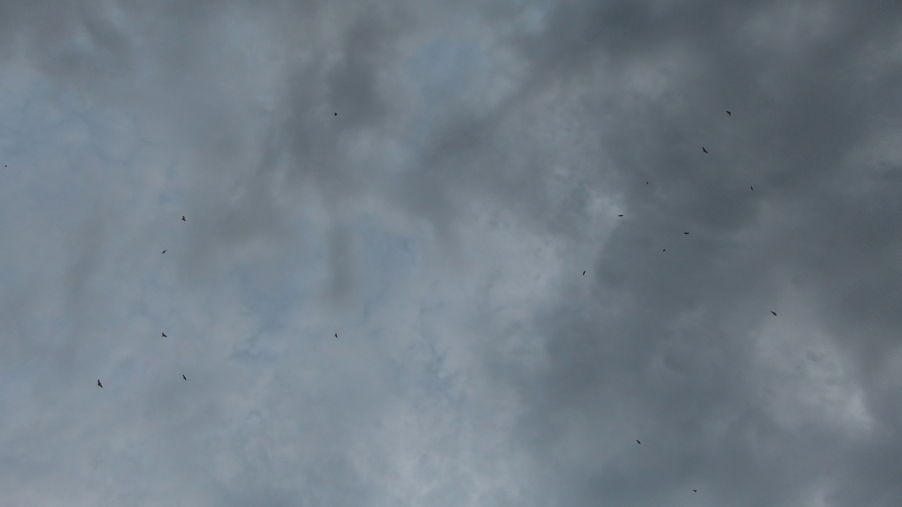
#> input picture mask_to_yolo_test/GH039843_05015.jpg, 2704 x 1520 px, found by its file name (shown at 1/3 size)
$ python Creating_mask.py
#> lines starting #> are read from the running program, lines starting #| are printed output that depends on the picture; after the words box and inside, x2 and y2 are one past the last pixel; in counts of white or black regions, pixels touching at a corner belong together
from pathlib import Path
import cv2
import numpy as np

def preprocess_to_binary(image, binary_thresh, background):
    '''
    Converts 2D image to binary after rescaling pixel intensity
    image: 2D np array
    binary_thresh: number from 0 - 1, multiplies the background before thresholding
    background: 2D background image (gleiche Maße wie image)
    '''
    image_rescale = image  # passt hier bereits
    min_difference = 5
    threshold = binary_thresh * background
    threshold = np.where(threshold < min_difference, min_difference, threshold)
    binary_image = np.where(image_rescale < threshold, 0, 255)
    return binary_image

img_path = Path("/Users/cara/Desktop/BA/YOLO/mask_to_yolo_test/GH039843_05015.jpg")
out_path = Path("/Users/cara/Desktop/BA/YOLO/mask_to_yolo_test/GH039843_05015_mask.png")

gray = cv2.imread(str(img_path), cv2.IMREAD_GRAYSCALE)
#> gray: shape (1520, 2704); min 14, max 173, mean 121.4
if gray is None:
    raise FileNotFoundError(f"Bild nicht gefunden: {img_path}")
gray = gray.astype(np.float32)

background = cv2.GaussianBlur(gray, (51, 51), 0)  # Approximation des Hintergrunds
binary_mask = preprocess_to_binary(gray, binary_thresh=0.7, background=background).astype(np.uint8)
#> in preprocess_to_binary, `threshold = binary_thresh * background`:
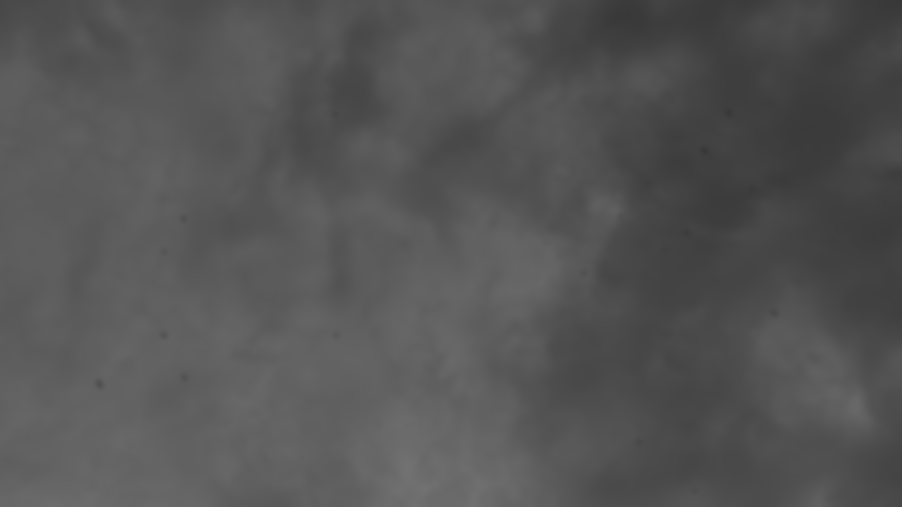
#> threshold: shape (1520, 2704) float32 (shown at 1/3 size); min 56.6, max 114.2, mean 85
#> in preprocess_to_binary, `binary_image = np.where(image_rescale < threshold, 0, 255)`:
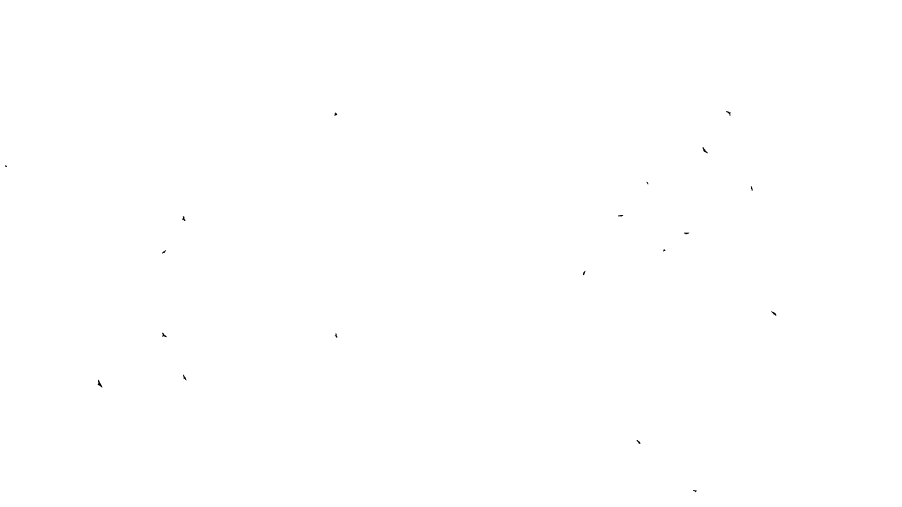
#> binary_image: shape (1520, 2704) int64 (shown at 1/3 size); 100% white; 19 black regions, largest, box (x1, y1, x2, y2) and area: (293, 1139, 307, 1163) 130, (2108, 441, 2124, 460) 97, (486, 998, 500, 1012) 83

cv2.imwrite(str(out_path), binary_mask)
print(f"Maske gespeichert unter {out_path}")
